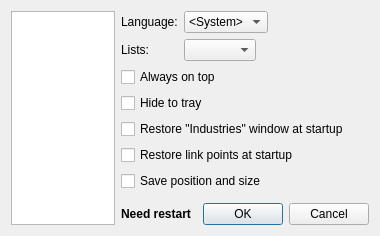
<?xml version="1.0" encoding="UTF-8"?>
<ui version="4.0">
 <class>Options</class>
 <widget class="QDialog" name="Options">
  <property name="geometry">
   <rect>
    <x>0</x>
    <y>0</y>
    <width>380</width>
    <height>235</height>
   </rect>
  </property>
  <property name="windowTitle">
   <string>Options</string>
  </property>
  <layout class="QGridLayout" name="gridLayout_5">
   <item row="0" column="1" colspan="3">
    <widget class="QStackedWidget" name="stackedWidget">
     <property name="currentIndex">
      <number>0</number>
     </property>
     <widget class="QWidget" name="page">
      <layout class="QGridLayout" name="gridLayout_2">
       <property name="margin">
        <number>0</number>
       </property>
       <item row="1" column="0">
        <widget class="QCheckBox" name="checkOnTop">
         <property name="text">
          <string>Always on top</string>
         </property>
        </widget>
       </item>
       <item row="2" column="0">
        <widget class="QCheckBox" name="checkTray">
         <property name="text">
          <string extracomment="Infinitive">Hide to tray</string>
         </property>
        </widget>
       </item>
       <item row="0" column="0">
        <layout class="QGridLayout" name="gridLayout">
         <item row="0" column="1">
          <widget class="QComboBox" name="comboLang">
           <property name="maxVisibleItems">
            <number>25</number>
           </property>
           <item>
            <property name="text">
             <string extracomment="Adjective. Means &quot;System language&quot;">&lt;System&gt;</string>
            </property>
           </item>
          </widget>
         </item>
         <item row="0" column="2" rowspan="2">
          <spacer name="horizontalSpacer_2">
           <property name="orientation">
            <enum>Qt::Horizontal</enum>
           </property>
           <property name="sizeHint" stdset="0">
            <size>
             <width>0</width>
             <height>20</height>
            </size>
           </property>
          </spacer>
         </item>
         <item row="1" column="1">
          <widget class="QComboBox" name="comboNumberOfLists">
           <property name="sizePolicy">
            <sizepolicy hsizetype="Maximum" vsizetype="Fixed">
             <horstretch>0</horstretch>
             <verstretch>0</verstretch>
            </sizepolicy>
           </property>
           <property name="minimumContentsLength">
            <number>2</number>
           </property>
          </widget>
         </item>
         <item row="0" column="0">
          <widget class="QLabel" name="label_2">
           <property name="text">
            <string>Language:</string>
           </property>
          </widget>
         </item>
         <item row="1" column="0">
          <widget class="QLabel" name="label">
           <property name="text">
            <string extracomment="Means &quot;Number of lists:&quot;">Lists:</string>
           </property>
          </widget>
         </item>
        </layout>
       </item>
       <item row="3" column="0">
        <widget class="QCheckBox" name="checkRestoreIndustries">
         <property name="text">
          <string extracomment="Infinitive">Restore &quot;Industries&quot; window at startup</string>
         </property>
        </widget>
       </item>
       <item row="6" column="0">
        <spacer name="verticalSpacer_2">
         <property name="orientation">
          <enum>Qt::Vertical</enum>
         </property>
         <property name="sizeHint" stdset="0">
          <size>
           <width>20</width>
           <height>0</height>
          </size>
         </property>
        </spacer>
       </item>
       <item row="4" column="0">
        <widget class="QCheckBox" name="checkRestoreLP">
         <property name="text">
          <string extracomment="Infinitive">Restore link points at startup</string>
         </property>
        </widget>
       </item>
       <item row="5" column="0">
        <widget class="QCheckBox" name="checkSave">
         <property name="text">
          <string extracomment="Infinitive">Save position and size</string>
         </property>
        </widget>
       </item>
      </layout>
     </widget>
     <widget class="QWidget" name="page_2">
      <layout class="QGridLayout" name="gridLayout_3">
       <property name="margin">
        <number>0</number>
       </property>
       <item row="0" column="0">
        <widget class="QCheckBox" name="checkSaveTickers">
         <property name="text">
          <string extracomment="Infinitive">Automatically save tickers</string>
         </property>
        </widget>
       </item>
       <item row="1" column="0">
        <widget class="QCheckBox" name="checkAllowDups">
         <property name="text">
          <string extracomment="Infinitive">Allow duplicates in a ticker list</string>
         </property>
        </widget>
       </item>
       <item row="2" column="0">
        <widget class="QCheckBox" name="checkMini">
         <property name="text">
          <string>Fast ticker entry</string>
         </property>
        </widget>
       </item>
       <item row="3" column="0">
        <widget class="QCheckBox" name="checkHeader">
         <property name="text">
          <string extracomment="Infinitive">Show title</string>
         </property>
        </widget>
       </item>
       <item row="5" column="0">
        <widget class="QCheckBox" name="checkComments">
         <property name="text">
          <string extracomment="Infinitive">Automatically show ticker comments</string>
         </property>
        </widget>
       </item>
       <item row="6" column="0">
        <spacer name="verticalSpacer_3">
         <property name="orientation">
          <enum>Qt::Vertical</enum>
         </property>
         <property name="sizeHint" stdset="0">
          <size>
           <width>20</width>
           <height>54</height>
          </size>
         </property>
        </spacer>
       </item>
       <item row="4" column="0">
        <widget class="QCheckBox" name="checkButtons">
         <property name="text">
          <string extracomment="Infinitive">Show buttons</string>
         </property>
        </widget>
       </item>
      </layout>
     </widget>
     <widget class="QWidget" name="page_3">
      <layout class="QGridLayout" name="gridLayout_4">
       <property name="margin">
        <number>0</number>
       </property>
       <item row="0" column="0">
        <widget class="QCheckBox" name="checkCtrlAltS">
         <property name="text">
          <string>Ctrl+Alt+S to take screenshots</string>
         </property>
        </widget>
       </item>
       <item row="1" column="0">
        <widget class="QCheckBox" name="checkCtrlAltR">
         <property name="text">
          <string>Ctrl+Alt+R to restore from tray</string>
         </property>
        </widget>
       </item>
       <item row="2" column="0">
        <spacer name="verticalSpacer_4">
         <property name="orientation">
          <enum>Qt::Vertical</enum>
         </property>
         <property name="sizeHint" stdset="0">
          <size>
           <width>20</width>
           <height>123</height>
          </size>
         </property>
        </spacer>
       </item>
      </layout>
     </widget>
    </widget>
   </item>
   <item row="1" column="3">
    <spacer name="verticalSpacer">
     <property name="orientation">
      <enum>Qt::Vertical</enum>
     </property>
     <property name="sizeHint" stdset="0">
      <size>
       <width>20</width>
       <height>0</height>
      </size>
     </property>
    </spacer>
   </item>
   <item row="2" column="1">
    <widget class="QLabel" name="labelRestart">
     <property name="font">
      <font>
       <weight>75</weight>
       <bold>true</bold>
      </font>
     </property>
     <property name="text">
      <string>Need restart</string>
     </property>
    </widget>
   </item>
   <item row="2" column="2">
    <spacer name="horizontalSpacer">
     <property name="orientation">
      <enum>Qt::Horizontal</enum>
     </property>
     <property name="sizeHint" stdset="0">
      <size>
       <width>0</width>
       <height>20</height>
      </size>
     </property>
    </spacer>
   </item>
   <item row="2" column="3">
    <widget class="QDialogButtonBox" name="buttonBox">
     <property name="orientation">
      <enum>Qt::Horizontal</enum>
     </property>
     <property name="standardButtons">
      <set>QDialogButtonBox::Cancel|QDialogButtonBox::Ok</set>
     </property>
    </widget>
   </item>
   <item row="0" column="0" rowspan="3">
    <widget class="QListWidget" name="list">
     <property name="movement">
      <enum>QListView::Static</enum>
     </property>
     <property name="flow">
      <enum>QListView::TopToBottom</enum>
     </property>
     <property name="viewMode">
      <enum>QListView::IconMode</enum>
     </property>
    </widget>
   </item>
  </layout>
 </widget>
 <tabstops>
  <tabstop>list</tabstop>
  <tabstop>comboLang</tabstop>
  <tabstop>comboNumberOfLists</tabstop>
  <tabstop>checkOnTop</tabstop>
  <tabstop>checkTray</tabstop>
  <tabstop>checkRestoreIndustries</tabstop>
  <tabstop>checkRestoreLP</tabstop>
  <tabstop>checkSave</tabstop>
  <tabstop>checkSaveTickers</tabstop>
  <tabstop>checkAllowDups</tabstop>
  <tabstop>checkMini</tabstop>
  <tabstop>checkHeader</tabstop>
  <tabstop>checkButtons</tabstop>
  <tabstop>checkComments</tabstop>
  <tabstop>checkCtrlAltS</tabstop>
  <tabstop>checkCtrlAltR</tabstop>
  <tabstop>buttonBox</tabstop>
 </tabstops>
 <resources/>
 <connections>
  <connection>
   <sender>buttonBox</sender>
   <signal>accepted()</signal>
   <receiver>Options</receiver>
   <slot>accept()</slot>
   <hints>
    <hint type="sourcelabel">
     <x>370</x>
     <y>241</y>
    </hint>
    <hint type="destinationlabel">
     <x>157</x>
     <y>274</y>
    </hint>
   </hints>
  </connection>
  <connection>
   <sender>buttonBox</sender>
   <signal>rejected()</signal>
   <receiver>Options</receiver>
   <slot>reject()</slot>
   <hints>
    <hint type="sourcelabel">
     <x>370</x>
     <y>241</y>
    </hint>
    <hint type="destinationlabel">
     <x>286</x>
     <y>274</y>
    </hint>
   </hints>
  </connection>
  <connection>
   <sender>comboLang</sender>
   <signal>currentIndexChanged(int)</signal>
   <receiver>Options</receiver>
   <slot>slotLanguageChanged(int)</slot>
   <hints>
    <hint type="sourcelabel">
     <x>266</x>
     <y>29</y>
    </hint>
    <hint type="destinationlabel">
     <x>375</x>
     <y>21</y>
    </hint>
   </hints>
  </connection>
  <connection>
   <sender>list</sender>
   <signal>currentRowChanged(int)</signal>
   <receiver>stackedWidget</receiver>
   <slot>setCurrentIndex(int)</slot>
   <hints>
    <hint type="sourcelabel">
     <x>117</x>
     <y>131</y>
    </hint>
    <hint type="destinationlabel">
     <x>345</x>
     <y>10</y>
    </hint>
   </hints>
  </connection>
 </connections>
 <slots>
  <slot>slotLanguageChanged(int)</slot>
 </slots>
</ui>
